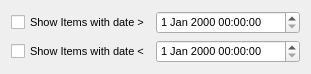
<?xml version="1.0" encoding="UTF-8"?>
<ui version="4.0">
 <class>modifieddatefilter</class>
 <widget class="QWidget" name="modifieddatefilter">
  <property name="windowModality">
   <enum>Qt::ApplicationModal</enum>
  </property>
  <property name="geometry">
   <rect>
    <x>0</x>
    <y>0</y>
    <width>311</width>
    <height>72</height>
   </rect>
  </property>
  <property name="font">
   <font>
    <pointsize>8</pointsize>
   </font>
  </property>
  <property name="windowTitle">
   <string>Filter</string>
  </property>
  <layout class="QGridLayout" name="gridLayout">
   <property name="horizontalSpacing">
    <number>0</number>
   </property>
   <item row="0" column="0">
    <widget class="QCheckBox" name="morecheckBox">
     <property name="text">
      <string>Show Items with date &gt;</string>
     </property>
    </widget>
   </item>
   <item row="2" column="0">
    <widget class="QCheckBox" name="lesscheckBox">
     <property name="text">
      <string>Show Items with date &lt;</string>
     </property>
    </widget>
   </item>
   <item row="0" column="1">
    <widget class="QDateTimeEdit" name="moredateTimeEdit"/>
   </item>
   <item row="2" column="1">
    <widget class="QDateTimeEdit" name="lessdateTimeEdit"/>
   </item>
  </layout>
 </widget>
 <resources/>
 <connections>
  <connection>
   <sender>lesscheckBox</sender>
   <signal>toggled(bool)</signal>
   <receiver>lessdateTimeEdit</receiver>
   <slot>setEnabled(bool)</slot>
   <hints>
    <hint type="sourcelabel">
     <x>87</x>
     <y>162</y>
    </hint>
    <hint type="destinationlabel">
     <x>238</x>
     <y>162</y>
    </hint>
   </hints>
  </connection>
  <connection>
   <sender>morecheckBox</sender>
   <signal>toggled(bool)</signal>
   <receiver>moredateTimeEdit</receiver>
   <slot>setEnabled(bool)</slot>
   <hints>
    <hint type="sourcelabel">
     <x>87</x>
     <y>76</y>
    </hint>
    <hint type="destinationlabel">
     <x>238</x>
     <y>76</y>
    </hint>
   </hints>
  </connection>
 </connections>
</ui>
